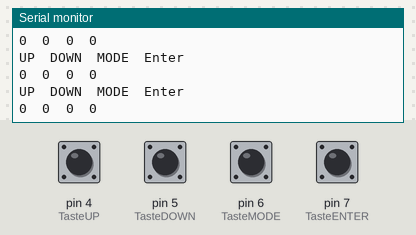
Recording of a sketch running on a simulated Arduino Uno, built with avr-gcc and run on an emulated ATmega328P. Parts: the last lines printed to the serial monitor. Inputs (shaded band) come from the test bench; at power-on: pin 4 (TasteUP), pin 5 (TasteDOWN), pin 6 (TasteMODE), pin 7 (TasteENTER) HIGH.

Above: at 1.2 s.
1.3 s: pin 4 (TasteUP) pulled LOW for 0.15 s
At 1.39 s:
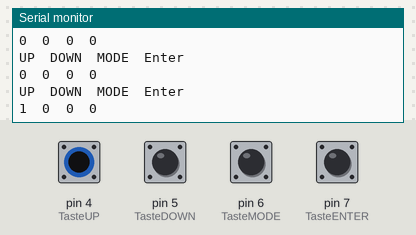
2.9 s: pin 5 (TasteDOWN) pulled LOW for 0.15 s
At 3.0 s:
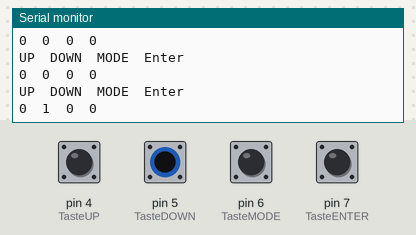
4.5 s: pin 6 (TasteMODE) pulled LOW for 0.15 s
At 4.61 s:
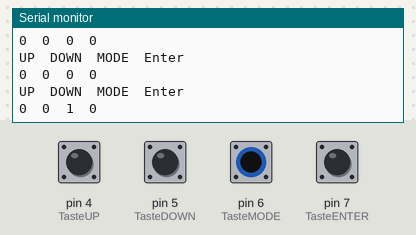
6.1 s: pin 7 (TasteENTER) pulled LOW for 0.15 s
At 6.22 s:
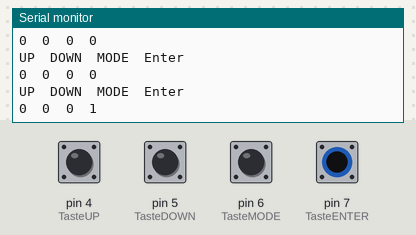

Measured:
- after the input at 1.3 s, the serial monitor: prints a new line at once (image 1)
- after the input at 2.9 s, the serial monitor: prints a new line at once (image 2)
- after the input at 4.5 s, the serial monitor: prints a new line after 0.05 s (image 3)
- after the input at 6.1 s, the serial monitor: prints a new line after 0.06 s (image 4)

The sketch:

Taster.ino
```cpp
// ------------------Taster-----------------------
int TasteUP = 4,    // Pin vom Taster
    StatusTasteUP,    // Zustand vom Taster
    TasteDOWN = 5,
    StatusTasteDOWN,
    TasteMODE = 6,
    StatusTasteMODE,
    TasteENTER = 7,
    StatusTasteENTER;

void TasterAuslesen(){
  StatusTasteUP = digitalRead(TasteUP);
  StatusTasteDOWN = digitalRead(TasteDOWN);
  StatusTasteMODE = digitalRead(TasteMODE);
  StatusTasteENTER = digitalRead(TasteENTER);

  // Werte Invertieren
  StatusTasteUP = !StatusTasteUP;
  StatusTasteDOWN = !StatusTasteDOWN;
  StatusTasteMODE = !StatusTasteMODE;
  StatusTasteENTER = !StatusTasteENTER;

  Serial.print("UP"); Serial.print("\t");
  Serial.print("DOWN"); Serial.print("\t");
  Serial.print("MODE"); Serial.print("\t");
  Serial.print("Enter"); Serial.println("\t");
  Serial.print(StatusTasteUP); Serial.print("\t");
  Serial.print(StatusTasteDOWN); Serial.print("\t");
  Serial.print(StatusTasteMODE); Serial.print("\t");
  Serial.print(StatusTasteENTER); Serial.println("\t");

  delay(100);
}


void setup() {
  Serial.begin(9600);
  // ------------------Taster-----------------------
  pinMode(TasteUP, INPUT_PULLUP);
  pinMode(TasteDOWN, INPUT_PULLUP);
  pinMode(TasteMODE, INPUT_PULLUP);
  pinMode(TasteENTER, INPUT_PULLUP);
}

void loop() {
  TasterAuslesen();
}
```
